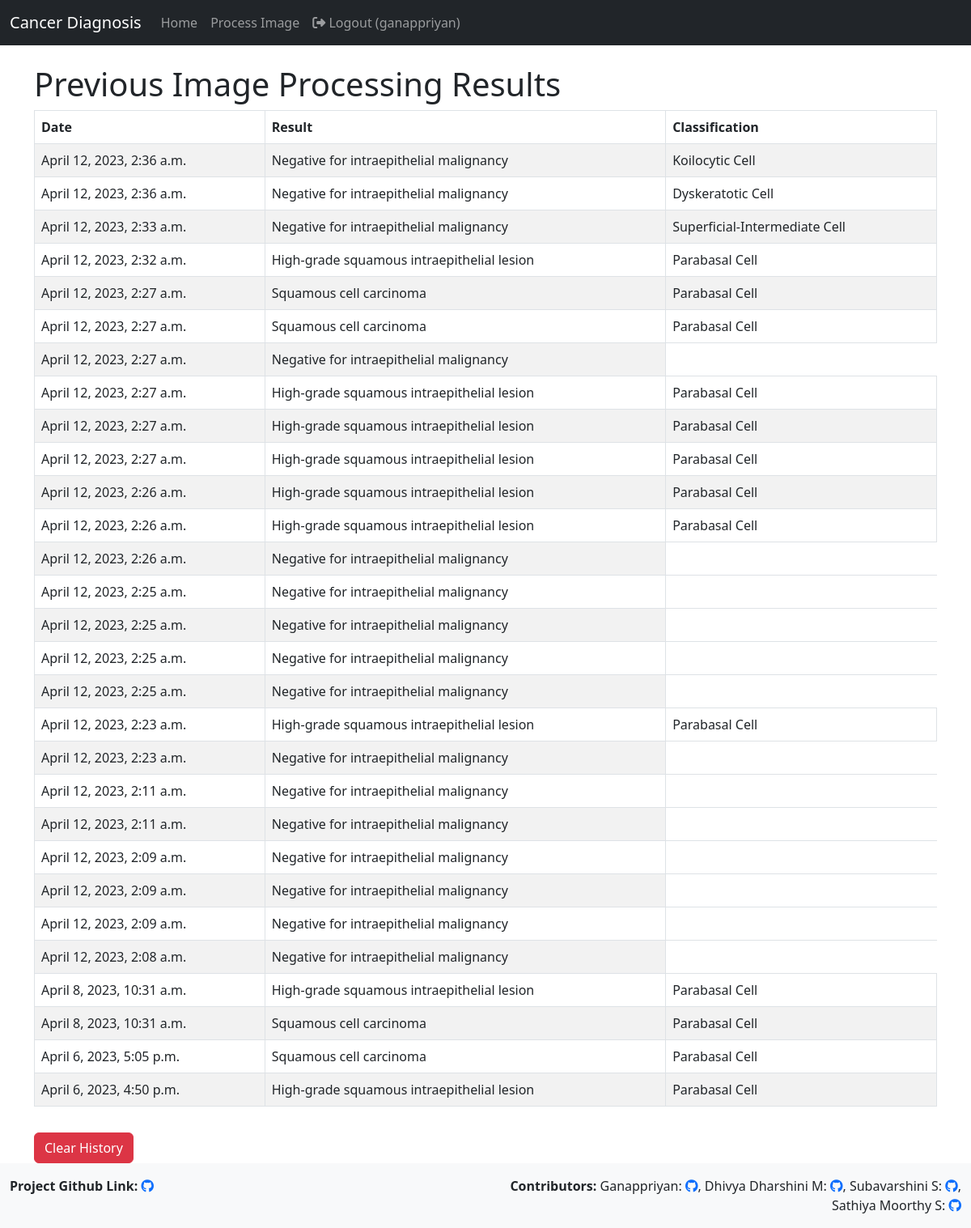
/process_image/history/ (signed in), run on the app's committed database.
### users_handler/models.py (models this page shows, shortened)
class CustomUser(AbstractUser):
    email = models.EmailField(unique=True)
    phone_number = models.CharField(max_length=20)

### image_processor/models.py (models this page shows)
class JsonResponse(models.Model):
    user = models.ForeignKey(settings.AUTH_USER_MODEL, on_delete=models.CASCADE)
    response_text = models.TextField()
    created_at = models.DateTimeField(auto_now_add=True)

### image_processor/views.py (the view)
# urls.py: path('history/', history, name='history'),
@login_required
def history(request):
    json_responses = JsonResponse.objects.filter(user=request.user).order_by('-created_at')
    response_as_array = []
    for json_response in json_responses:
        dict_obj = json.loads(json_response.response_text.replace("'", '"'))
        dict_obj['created_at'] = json_response.created_at
        print(type(dict_obj), dict_obj)
        response_as_array.append(dict_obj)
    print(type(response_as_array), response_as_array)
    return render(request, 'image_processor/history.html', {'json_responses': response_as_array})

### frontend/templates/image_processor/history.html (shortened to what this page needs)
{% extends 'base.html' %}
{% block content %}
<h1>Previous Image Processing Results</h1>
{% if json_responses %}
<div class="table-responsive">
  <table class="table table-bordered table-striped">
    <thead>
      <tr>
        <th>Date</th>
        <th>Result</th>
        <th>Classification</th>
      </tr>
    </thead>
    <tbody>
      {% for json_response in json_responses %}
      <tr>
        <td>{{ json_response.created_at }}</td>
        <td>
          {% if json_response.grading == 'hsil' %}
          High-grade squamous intraepithelial lesion
          {% elif json_response.grading == 'lsil' %}
          Low-grade squamous intraepithelial lesion
          {% elif json_response.grading == 'normal' %}
          Negative for intraepithelial malignancy
          {% elif json_response.grading == 'scc' %}
          Squamous cell carcinoma
          {% endif %}
        </td>
        {% if json_response.classification %}
        <td>
          {% if json_response.classification == 'cervix_dyk' %}
          Dyskeratotic Cell
          {% elif json_response.classification == 'cervix_koc' %}
          Koilocytic Cell
          {% elif json_response.classification == 'cervix_mep' %}
          Metaplastic Cell
          {% elif json_response.classification == 'cervix_pab' %}
          Parabasal Cell
          {% elif json_response.classification == 'cervix_sfi' %}
          Superficial-Intermediate Cell
          {% endif %}
        </td>
        {% endif %}
      </tr>
      {% endfor %}
    </tbody>
  </table>
  <form action="{% url 'clear_history' %}" method="post">
    <button type="submit" class="btn btn-danger mt-3">Clear History</button>
  </form>
</div>
{% else %}
<p>No previous image processing results.</p>
{% endif %}
{% endblock %}

### frontend/templates/base.html (shortened to what this page needs)
<!DOCTYPE html>
<html>
<head>
  <link href="https://cdn.jsdelivr.net/npm/bootstrap@5.2.3/dist/css/bootstrap.min.css" rel="stylesheet">
  <link rel="stylesheet" href="https://cdnjs.cloudflare.com/ajax/libs/font-awesome/6.4.0/css/all.min.css"
 />
</head>
<body>
  <div class="d-flex flex-column min-vh-100">
    <nav class="navbar navbar-expand-lg navbar-dark bg-dark">
      <div class="container-fluid">
        <a class="navbar-brand" href="#">Cancer Diagnosis</a>
        <div class="collapse navbar-collapse" id="navbarNav">
          <ul class="navbar-nav">
            <li class="nav-item {% if request.path == '/' %}active{% endif %}">
              <a class="nav-link" href="{% url 'home' %}">Home</a>
            </li>
            {% if user.is_authenticated %}
            <li class="nav-item {% if request.path == '/process-image/' %}active{% endif %}">
              <a class="nav-link" href="{% url 'process_image' %}">Process Image</a>
            </li>
            <li class="nav-item">
              <a class="nav-link" href="{% url 'logout' %}"><i class="fas fa-sign-out-alt">
                </i> Logout ({{ user.username }})</a>
            </li>
            {% endif %}
          </ul>
        </div>
      </div>
    </nav>
    <main class="container mt-4 flex-grow-1">
      {% block content %}
      {% endblock %}
    </main>
    <footer class="footer mt-auto py-3 bg-light">
      <div class="container-fluid">
        <div class="row">
          <div class="col-12 col-md-6 text-center text-md-start">
            <p class="mb-0"><b>Project Github Link:</b> <a
                href="https://github.com/Ganappriyan/Cancer-Diagnosis-using-ML" target="_blank"><i
                  class="fab fa-github"></i></a></p>
          </div>
          <div class="col-12 col-md-6 text-center text-md-end">
            <p class="mb-0">
              <b>Contributors:</b> Ganappriyan: <a href="https://github.com/Ganappriyan" target="_blank"><i
                  class="fab fa-github"></i></a>, Dhivya Dharshini M: <a href="https://github.com/dhivyamuthumanickam"
                target="_blank"><i class="fab fa-github"></i></a>, Subavarshini S: <a
                href="https://github.com/subavarshinis" target="_blank"><i class="fab fa-github"></i></a>, Sathiya
              Moorthy
              S: <a href="https://github.com/Sathiya10" target="_blank"><i class="fab fa-github"></i></a>
            </p>
          </div>
        </div>
      </div>
    </footer>
  </div>
</body>
</html>

### data on the page
CustomUser: username "ganappriyan"
JsonResponse: created_at "April 12, 2023, 2:36 a.m."
JsonResponse: created_at "April 12, 2023, 2:36 a.m."
JsonResponse: created_at "April 12, 2023, 2:33 a.m."
JsonResponse: created_at "April 12, 2023, 2:32 a.m."
JsonResponse: created_at "April 12, 2023, 2:27 a.m."
JsonResponse: created_at "April 12, 2023, 2:27 a.m."
JsonResponse: created_at "April 12, 2023, 2:27 a.m."
JsonResponse: created_at "April 12, 2023, 2:27 a.m."
JsonResponse: created_at "April 12, 2023, 2:27 a.m."
JsonResponse: created_at "April 12, 2023, 2:27 a.m."
JsonResponse: created_at "April 12, 2023, 2:26 a.m."
JsonResponse: created_at "April 12, 2023, 2:26 a.m."
JsonResponse: created_at "April 12, 2023, 2:26 a.m."
JsonResponse: created_at "April 12, 2023, 2:25 a.m."
JsonResponse: created_at "April 12, 2023, 2:25 a.m."
JsonResponse: created_at "April 12, 2023, 2:25 a.m."
JsonResponse: created_at "April 12, 2023, 2:25 a.m."
JsonResponse: created_at "April 12, 2023, 2:23 a.m."
JsonResponse: created_at "April 12, 2023, 2:23 a.m."
JsonResponse: created_at "April 12, 2023, 2:11 a.m."
JsonResponse: created_at "April 12, 2023, 2:11 a.m."
JsonResponse: created_at "April 12, 2023, 2:09 a.m."
JsonResponse: created_at "April 12, 2023, 2:09 a.m."
JsonResponse: created_at "April 12, 2023, 2:09 a.m."
JsonResponse: created_at "April 12, 2023, 2:08 a.m."
JsonResponse: created_at "April 8, 2023, 10:31 a.m."
JsonResponse: created_at "April 8, 2023, 10:31 a.m."
JsonResponse: created_at "April 6, 2023, 5:05 p.m."
JsonResponse: created_at "April 6, 2023, 4:50 p.m."
